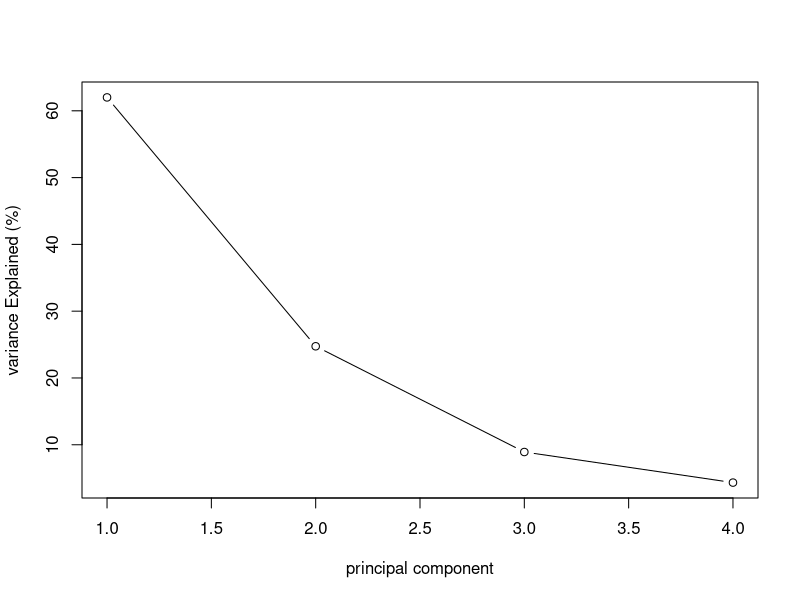
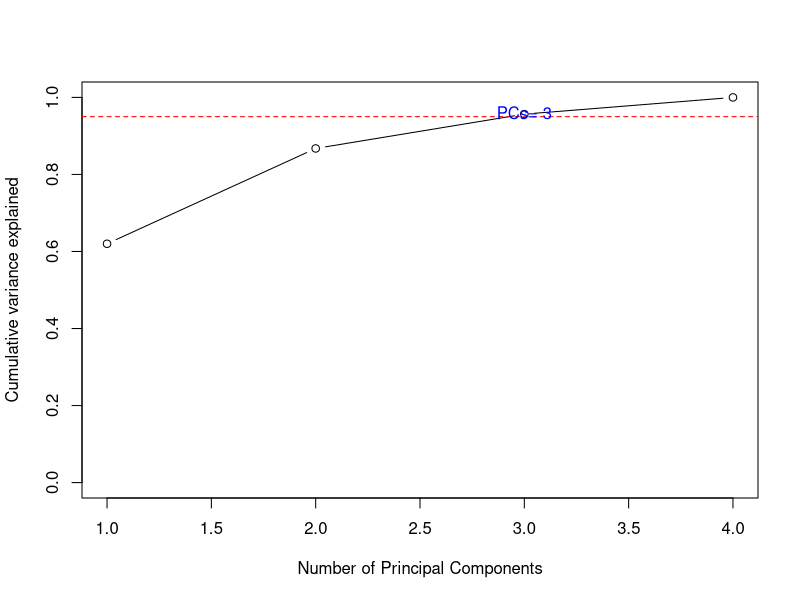
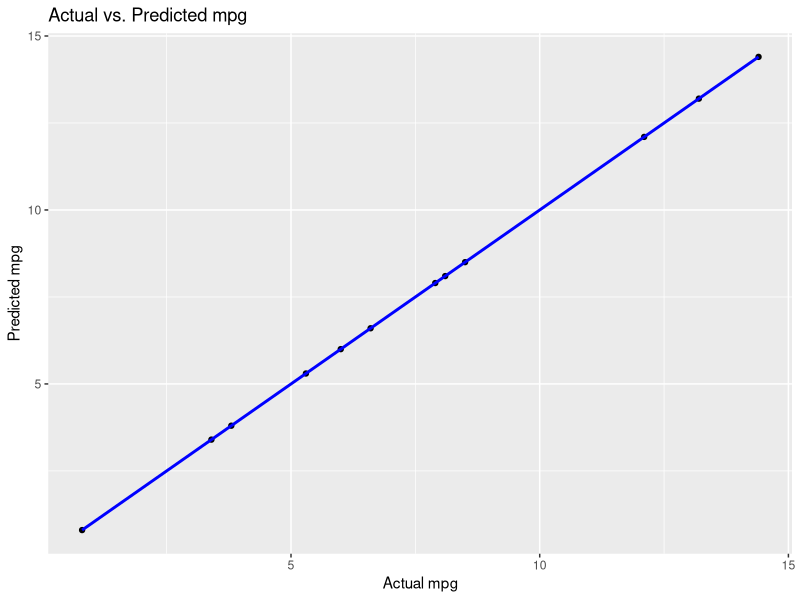
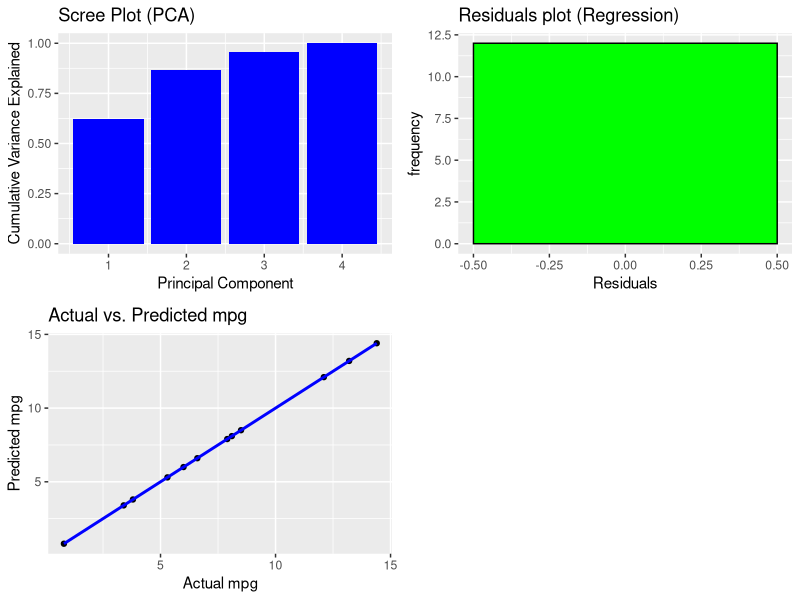

Reproduce these figures in R, in order.
#Implement r prog to perform principle component analysis on USArrest dataset
install.packages("ggplot2")
install.packages("gridExtra")
install.packages("caret")
library(ggplot2)
library(gridExtra)
library(caret)


data("USArrests")

scaled_data <- scale(USArrests)

pca_result <- prcomp(scaled_data, center=TRUE, scale.=TRUE)

summary(pca_result)

variance_explained <- pca_result$sdev^2 / sum(pca_result$sdev^2) * 100

cat("variance explained by each principal component")
print(variance_explained)

plot(variance_explained, type= "b" , xlab="principal component", ylab="variance Explained (%)")

variance_explained <- pca_result$sdev^2 / sum(pca_result$sdev^2)
cumulative_variance_explained <- cumsum(variance_explained)

plot(cumulative_variance_explained, type="b" , xlab= "Number of Principal Components", ylab="Cumulative variance explained", ylim=c(0,1))

abline(h=0.95 , col="red", lty=2)

num_pcs_to_reach_95_percent <- which(cumulative_variance_explained >=0.95)[1]
text(num_pcs_to_reach_95_percent,0.96,labels=paste("PCs=",num_pcs_to_reach_95_percent), col="blue")

desired_threshold <- 0.90

num_pcs_to_reach_threshold <- which(cumulative_variance_explained >= desired_threshold)[1]

top_n_pcs <- pca_result$x[, 1:num_pcs_to_reach_threshold]

cat("Number of PCs to cover at least", (desired_threshold*100), "% variance:",num_pcs_to_reach_threshold, "\n")

top_4_pcs <- pca_result$x[, 1:4]

data_with_pcs <- data.frame(top_4_pcs, mpg=USArrests$Murder)

set.seed(123)
train_index <- createDataPartition(data_with_pcs$mpg, p=0.75, list=FALSE)
train_data <- data_with_pcs[train_index,]
test_data <- data_with_pcs[-train_index,]

model <- lm(mpg~.,data=train_data)

predictions <- predict(model, newdata= test_data)

rmse <- sqrt(mean((test_data$mpg-predictions)^2))
cat("Root Mean Square Error (RMSE):", rmse, "\n")

result_data <- data.frame(Actual = test_data$mpg, Predicted= predictions)

ggplot(result_data, aes(x=Actual, y= Predicted))+
  geom_point()+
  geom_smooth(method= "lm", se=FALSE, color = "blue")+
  labs(
    x= "Actual mpg",
    y= "Predicted mpg",
    title = "Actual vs. Predicted mpg"
  )

residuals <- test_data$mpg - predictions


scree_plot <- ggplot(NULL, aes(x= 1:ncol(top_4_pcs),
                               y=cumulative_variance_explained))+
  geom_bar(stat="identity", fill = "blue")+
  labs(
    x= "Principal Component",
    y= "Cumulative Variance Explained",
    title = "Scree Plot (PCA)"
  )

residuals_plot <- ggplot(NULL, aes(x= residuals)) +
  geom_histogram(binwidth=1, fill ="green",color ="black")+
  labs(
    x="Residuals",
    y="frequency",
    title= "Residuals plot (Regression)"
  )

actual_vs_predicted_plot <- ggplot(result_data, aes(x=Actual,y=Predicted))+
  geom_point()+
  geom_smooth(method= "lm", se=FALSE, color = "blue")+
  labs(
    x= "Actual mpg",
    y= "Predicted mpg",
    title="Actual vs. Predicted mpg"
  )

summary_plot <- grid.arrange(scree_plot, residuals_plot , actual_vs_predicted_plot, ncol=2)

print(summary_plot)